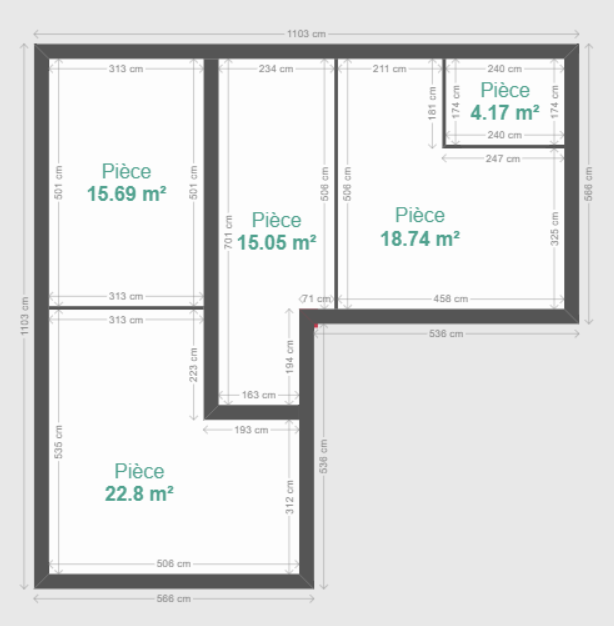
#> input picture Plan7.PNG, 614 x 626 px, found by its file name
$ python ImageToCP_2.py
#> lines starting #> are read from the running program, lines starting #| are printed output that depends on the picture; after the words box and inside, x2 and y2 are one past the last pixel; in counts of white or black regions, pixels touching at a corner belong together
#> in main, image is the input picture: shape (626, 614, 3); mean B, G, R 224.2, 224.4, 223.7
import cv2
import numpy as np
import json
from skimage.morphology import skeletonize

def extract_skeleton(image):
    """
    Extracts a single-line skeleton of thick walls.
    """
    gray = cv2.cvtColor(image, cv2.COLOR_BGR2GRAY)
    _, binary = cv2.threshold(gray, 127, 255, cv2.THRESH_BINARY_INV)
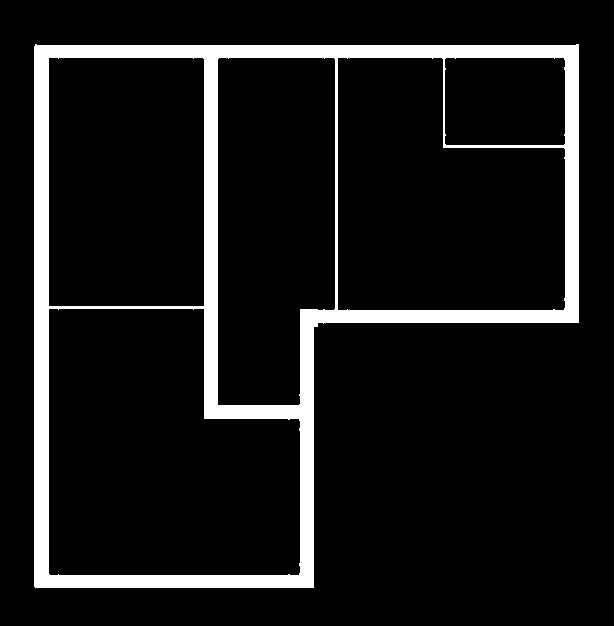
#> binary: shape (626, 614); 9.7% white; 1 white region, box (x1, y1, x2, y2) and area: (34, 44, 579, 588) 37225

    # Skeletonize (ensure single-line representation of walls)
    skeleton = skeletonize(binary // 255)  # Convert to binary (0/1)
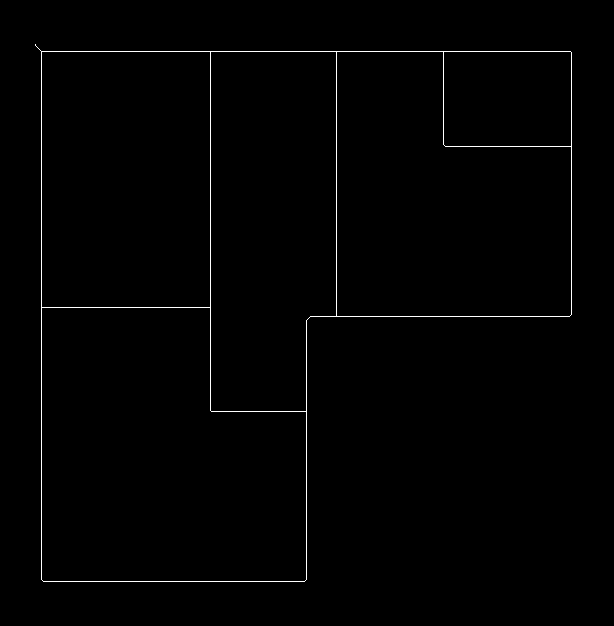
#> skeleton: shape (626, 614) bool; 0.84% white in thin lines or dots, all inside (x1, y1, x2, y2) = (35, 44, 572, 582)
    skeleton = (skeleton * 255).astype(np.uint8)

    return skeleton

def get_main_contours(image):
    """
    Extracts ALL significant contours from the skeletonized image.
    """
    skeleton = extract_skeleton(image)

    # Find contours
    contours, _ = cv2.findContours(skeleton, cv2.RETR_EXTERNAL, cv2.CHAIN_APPROX_SIMPLE)
#> contours = 1 contour; box (x1, y1, x2, y2) and area: (35, 44, 572, 582) 210676

    if not contours:
        print("No contours found.")
        return []

    return contours  # Return all detected contours

def resample_contour(contour, pixel_spacing=5):
    """
    Resamples points along the contour to have uniform spacing.
    """
    points = contour.reshape(-1, 2)
    dists = [0.0]

    for i in range(1, len(points)):
        d = np.linalg.norm(points[i] - points[i - 1])
        dists.append(dists[-1] + d)

    total_length = dists[-1]
    num_points = int(total_length // pixel_spacing)
    if num_points < 5:  # Ensure we keep a minimum number of points
        return points

    new_points = []
    sample_dists = np.linspace(0, total_length, num_points, endpoint=False)
    j = 0
    for d in sample_dists:
        while j < len(dists) - 1 and d > dists[j+1]:
            j += 1
        t = (d - dists[j]) / (dists[j+1] - dists[j]) if (dists[j+1] - dists[j]) != 0 else 0
        pt = (1 - t) * points[j] + t * points[j+1]
        new_points.append(pt)

    return np.array(new_points)

def apply_affine_transform(points, matrix):
    """
    Applies an affine transformation to convert local coordinates to geographic coordinates.
    """
    ones = np.ones((points.shape[0], 1), dtype=np.float32)
    points_aug = np.hstack([points, ones])
    transformed = np.dot(points_aug, matrix.T)
    return transformed

def convert_to_geojson_geo(points_geo):
    """
    Converts geographic coordinates into a GeoJSON FeatureCollection.
    """
    features = [{"type": "Feature",
                 "geometry": {"type": "Point",
                              "coordinates": [float(pt[0]), float(pt[1])]},
                 "properties": {}} for pt in points_geo]
    return {"type": "FeatureCollection", "features": features}

def main():
    image_path = "Plan7.png"  # Update with your actual image path
    image = cv2.imread(image_path)
    if image is None:
        print("Error loading image.")
        return

    # Step 1: Extract all major contours
    building_contours = get_main_contours(image)
#> building_contours has the same summary as contours in get_main_contours
    if not building_contours:
        print("No valid contours found.")
        return

    print(f"Extracted {len(building_contours)} contours.")
#| Extracted 1 contours.

    # Step 2: Resample each contour with uniform spacing
    all_sampled_points = []
    pixel_spacing = 5  # Reduce spacing for denser point cloud

    for contour in building_contours:
        sampled_points = resample_contour(contour, pixel_spacing)
        all_sampled_points.extend(sampled_points)
#> this loop made 1 pass
#> (total_length in resample_contour, num_points in resample_contour) on pass 1: (2131.5, 426)
#> after the loop, all_sampled_points = 426 pairs, first value 35 to 571, second value 44 to 581

    all_sampled_points = np.array(all_sampled_points)

    print(f"Total sampled points: {len(all_sampled_points)}")
#| Total sampled points: 426

    if len(all_sampled_points) < 10:  # Safety check to ensure enough points
        print("Warning: Very few points detected, try adjusting parameters.")
        return

    # Step 3: Apply georeferencing transformation
    # Example: Define control points (modify with real coordinates)
    gcp_local_pixels = np.float32([[100, 200], [500, 200], [100, 600]])
    gcp_geo = np.float32([[2.2945, 48.8584], [2.2955, 48.8584], [2.2945, 48.8574]])

    # Compute affine transformation matrix
    affine_matrix = cv2.getAffineTransform(gcp_local_pixels, gcp_geo)
    geo_transformed_points = apply_affine_transform(all_sampled_points.astype(np.float32), affine_matrix)
#> in apply_affine_transform, `points_aug = np.hstack([points, ones])`: points_aug = 426 rows, first 8: [35, 44, 1], [37.83, 47.83, 1], [41, 51.52, 1], [41, 56.53, 1], [41, 61.53, 1], [41, 66.53, 1], [41, 71.54, 1], [41, 76.54, 1]
#> in apply_affine_transform, `transformed = np.dot(points_aug, matrix.T)`: transformed = 426 pairs, first value 2.29 to 2.3, second value 48.86 to 48.86
#> geo_transformed_points has the same summary as transformed in apply_affine_transform

    # Step 4: Convert to GeoJSON and save
    geojson = convert_to_geojson_geo(geo_transformed_points)
#> in convert_to_geojson_geo, `features = [{"type": "Feature", "geometry": {"type": "Point", "coordin..`: features = 426 items
#> geojson = 2 items
    output_filename = "Nosurface_Plan7.geojson"
    with open(output_filename, "w") as f:
        json.dump(geojson, f, indent=2)

    print(f"GeoJSON file saved as '{output_filename}' with {len(geo_transformed_points)} points.")
#| GeoJSON file saved as 'Nosurface_Plan7.geojson' with 426 points.

if __name__ == "__main__":
    main()

$ run again, with Plan2.png copied over Plan7.PNG
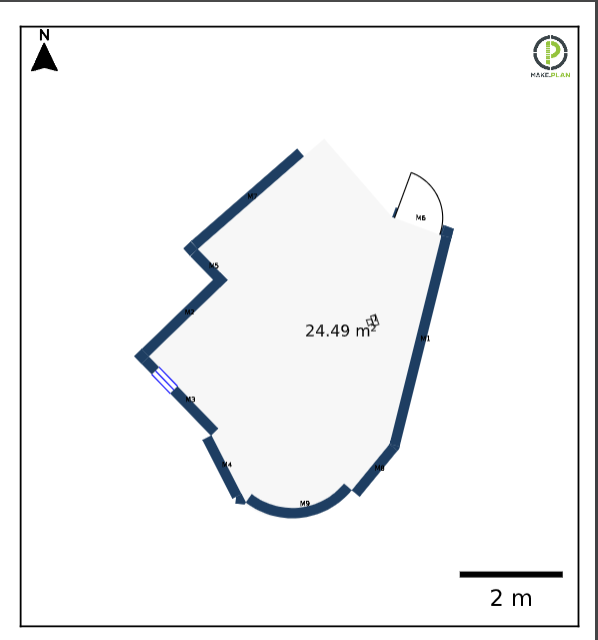
#> input picture Plan2.png, 598 x 640 px, found by its file name
#> in main, image is the input picture: shape (640, 598, 3); mean B, G, R 244.3, 243.5, 242.7
#> in extract_skeleton, `_, binary = cv2.threshold(gray, 127, 255, cv2.THRESH_BINARY_INV)`:
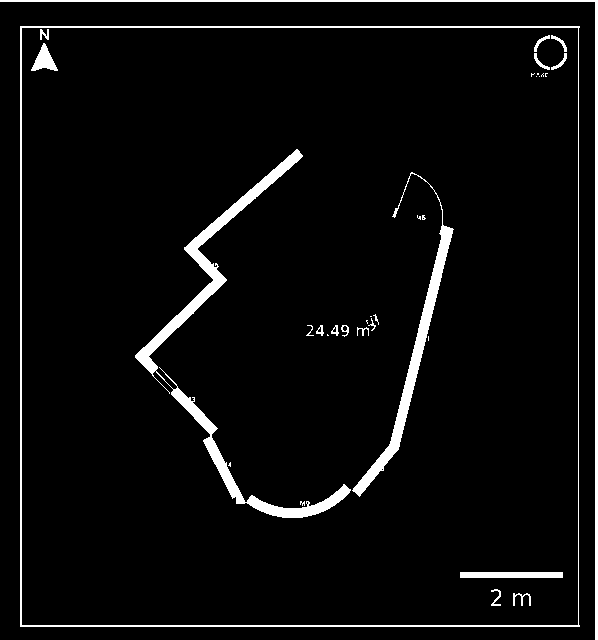
#> binary: shape (640, 598); 4.6% white; 34 white regions (14 under 20 px), largest, box (x1, y1, x2, y2) and area: (135, 149, 351, 518) 5744, (20, 26, 580, 627) 4031, (0, 0, 598, 640) 3110
#> in extract_skeleton, `skeleton = skeletonize(binary // 255)`:
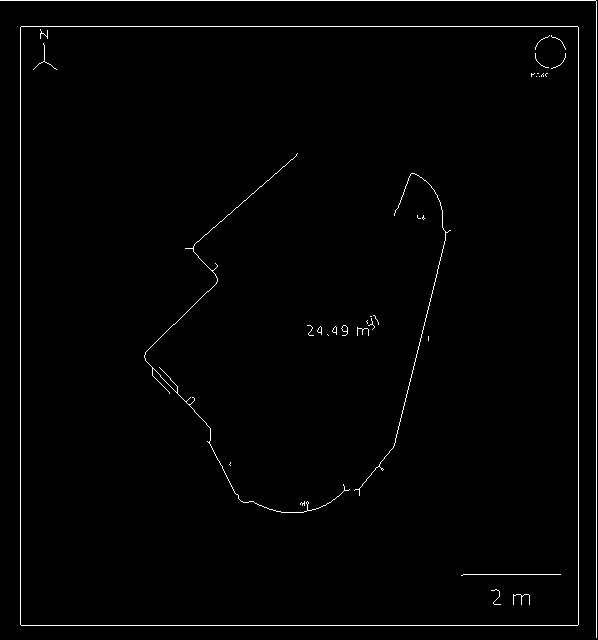
#> skeleton: shape (640, 598) bool; 1.3% white in thin lines or dots
#> contours = 2 contours, 1 with area under 20; largest, box (x1, y1, x2, y2) and area: (20, 26, 579, 626) 334240
#> building_contours has the same summary as contours in get_main_contours
#| Extracted 2 contours.
#> the loop in main, `for contour in building_contours:` made 2 passes
#> (total_length in resample_contour, num_points in resample_contour) on passes 1 to 2: (1755.7, 351), (1869.8, 373)
#> after the loop in main, `for contour in building_contours:`: all_sampled_points = 724 pairs, first value 0 to 596, second value 0 to 636.2
#| Total sampled points: 724
#> points_aug = 724 rows, first 8: [21, 26, 1], [20, 30.59, 1], [20, 35.59, 1], [20, 40.59, 1], [20, 45.59, 1], [20, 50.6, 1], [20, 55.6, 1], [20, 60.6, 1]
#> transformed = 724 pairs, first value 2.29 to 2.3, second value 48.86 to 48.86
#> geo_transformed_points has the same summary as transformed in apply_affine_transform
#> features = 724 items
#> geojson = 2 items
#| GeoJSON file saved as 'Nosurface_Plan7.geojson' with 724 points.

$ run again, with Plan22.png copied over Plan7.PNG
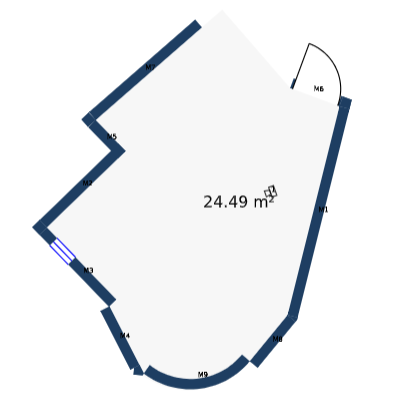
#> input picture Plan22.png, 420 x 400 px, found by its file name
#> in main, image is the input picture: shape (400, 420, 3); mean B, G, R 242.9, 240.9, 239.3
#> in extract_skeleton, `_, binary = cv2.threshold(gray, 127, 255, cv2.THRESH_BINARY_INV)`:
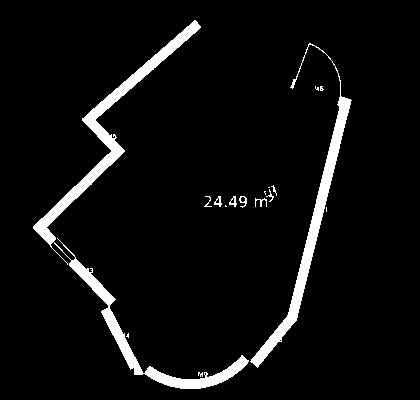
#> binary: shape (400, 420); 5.4% white; 17 white regions (8 under 20 px), largest, box (x1, y1, x2, y2) and area: (33, 20, 249, 389) 5744, (250, 43, 352, 368) 3053, (239, 196, 247, 208) 44
#> in extract_skeleton, `skeleton = skeletonize(binary // 255)`:
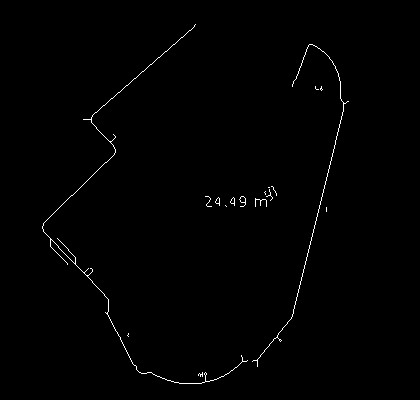
#> skeleton: shape (400, 420) bool; 0.68% white in thin lines or dots, all inside (x1, y1, x2, y2) = (42, 24, 349, 384)
#> contours = 17 contours, 16 with area under 20; largest, box (x1, y1, x2, y2) and area: (239, 196, 246, 207) 28
#> building_contours has the same summary as contours in get_main_contours
#| Extracted 17 contours.
#> the loop in main, `for contour in building_contours:` made 17 passes
#> (total_length in resample_contour, num_points in resample_contour) on passes 1, 2, 5, 6, 7, 10, 13, 14: (17.9, 3), (6.66, 1), (59.31, 11), (19.07, 3), (19.07, 3), (6.24, 1), (22.31, 4), (7.66, 1)
#> after the loop in main, `for contour in building_contours:`: all_sampled_points = 574 pairs, first value 42 to 347.4, second value 24 to 383
#| Total sampled points: 574
#> points_aug = 574 rows, first 8: [202, 372, 1], [202, 373, 1], [201, 374, 1], [200, 374, 1], [199, 373, 1], [198, 374, 1], [198, 375, 1], [198, 374, 1]
#> transformed = 574 pairs, first value 2.29 to 2.3, second value 48.86 to 48.86
#> geo_transformed_points has the same summary as transformed in apply_affine_transform
#> features = 574 items
#> geojson = 2 items
#| GeoJSON file saved as 'Nosurface_Plan7.geojson' with 574 points.

$ run again, with Plan5.png copied over Plan7.PNG
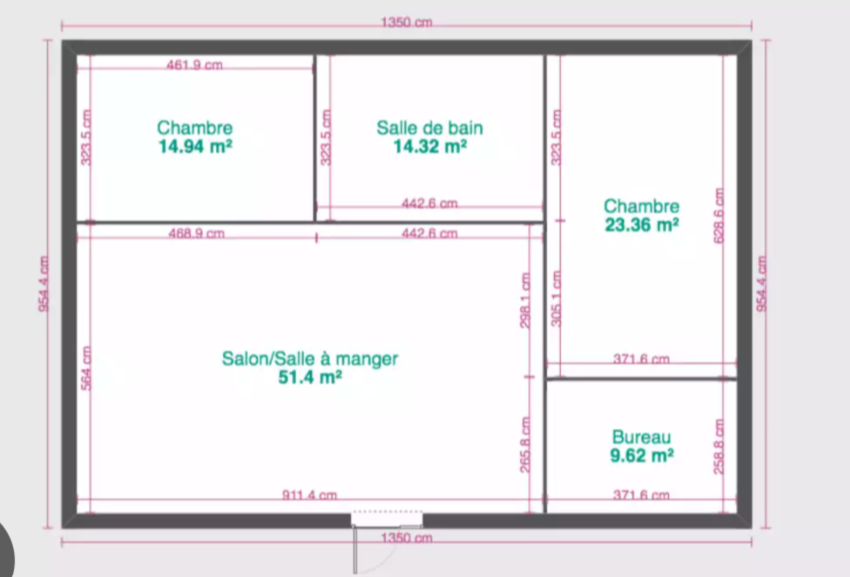
#> input picture Plan5.png, 850 x 577 px, found by its file name
#> in main, image is the input picture: shape (577, 850, 3); mean B, G, R 231.4, 228.9, 231
#> in extract_skeleton, `_, binary = cv2.threshold(gray, 127, 255, cv2.THRESH_BINARY_INV)`:
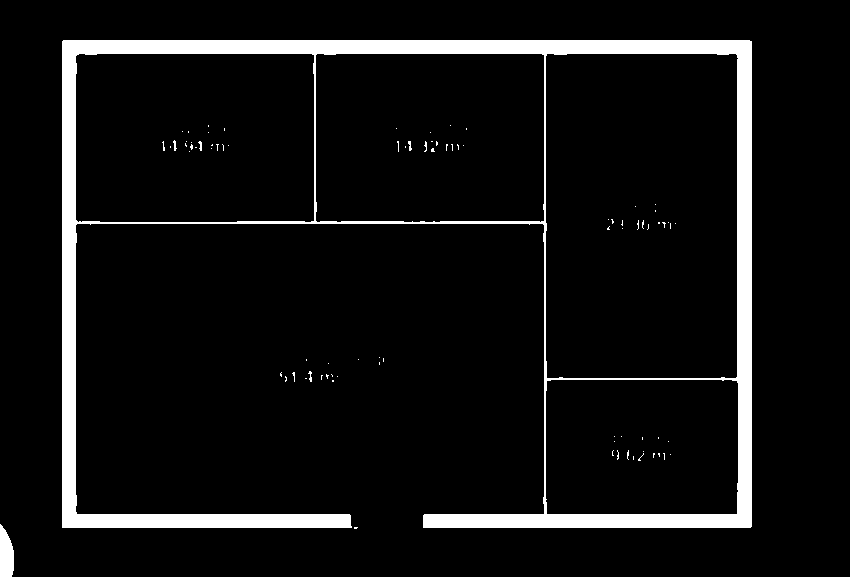
#> binary: shape (577, 850); 7.3% white; 86 white regions (80 under 20 px), largest, box (x1, y1, x2, y2) and area: (62, 40, 752, 528) 34616, (0, 524, 14, 577) 589, (173, 140, 177, 151) 24, (198, 141, 202, 151) 24, (408, 141, 412, 151) 24, (308, 371, 312, 382) 24
#> in extract_skeleton, `skeleton = skeletonize(binary // 255)`:
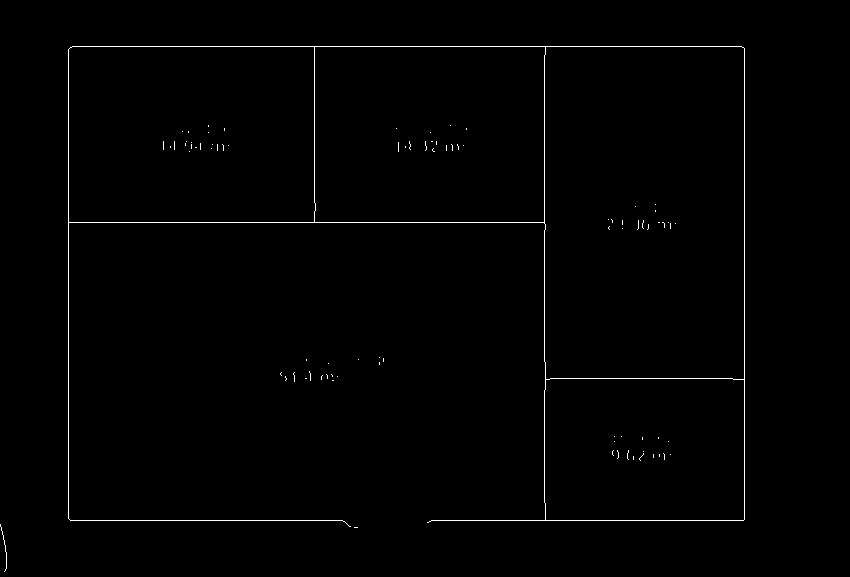
#> skeleton: shape (577, 850) bool; 0.8% white in thin lines or dots, all inside (x1, y1, x2, y2) = (0, 46, 745, 572)
#> contours = 19 contours, 18 with area under 20; largest, box (x1, y1, x2, y2) and area: (68, 46, 745, 527) 178517
#> building_contours has the same summary as contours in get_main_contours
#| Extracted 19 contours.
#> the loop in main, `for contour in building_contours:` made 19 passes
#> (total_length in resample_contour, num_points in resample_contour, sampled_points) on passes 1, 3, 4, 5, 7, 8, 9: (3, 0, [[354, 527], [357, 527]]), (1, 0, [[332, 380], [333, 380]]), (1, 0, [[305, 378], [306, 378]]), (0, 0, [[337, 376]]), (7.41, 1, [[322, 375], [321, 376], [321, 379], [321, 376]]), (3.41, 0, [[331, 374], [332, 375], [332, 376], [332, 375]]), (7.41, 1, [[326, 374], [327, 375], [327, 378], [327, 375]])
#> after the loop in main, `for contour in building_contours:`: all_sampled_points = 680 pairs, first value 0 to 744, second value 46 to 569.8
#| Total sampled points: 680
#> points_aug = 680 rows, first 8: [354, 527, 1], [357, 527, 1], [0, 524, 1], [1, 528.8, 1], [2, 533.6, 1], [3, 538.3, 1], [4, 543.1, 1], [5, 547.9, 1]
#> transformed = 680 pairs, first value 2.29 to 2.3, second value 48.86 to 48.86
#> geo_transformed_points has the same summary as transformed in apply_affine_transform
#> features = 680 items
#> geojson = 2 items
#| GeoJSON file saved as 'Nosurface_Plan7.geojson' with 680 points.
